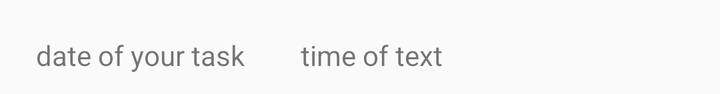
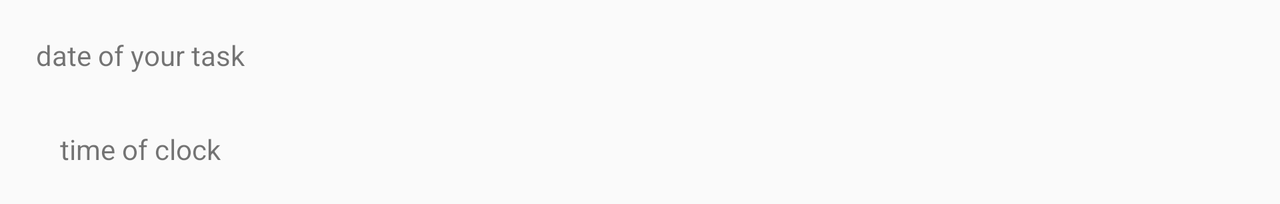

Two renders of one Android screen. The first uses the default layout on a phone; the second uses the alternative layout the repository ships for a different screen configuration, on a matching device. The two XML files are below.
<!-- AndroidManifest.xml: application theme AppTheme -->
<!-- res/layout/list_time_clock.xml -->
<?xml version="1.0" encoding="utf-8"?>
<LinearLayout
    xmlns:android="http://schemas.android.com/apk/res/android"
    xmlns:app="http://schemas.android.com/apk/res-auto"
    xmlns:tools="http://schemas.android.com/tools"
    android:layout_width="match_parent"
    android:layout_height="wrap_content"
    android:orientation="vertical">

    <android.support.constraint.ConstraintLayout
        android:layout_width="match_parent"
        android:layout_height="match_parent">

        <TextView
            android:id="@+id/main_date_tv"
            android:layout_width="wrap_content"
            android:layout_height="wrap_content"
            android:padding="@dimen/main_list_universal_padding"
            tools:text="date of your task"
            app:layout_constraintLeft_toLeftOf="parent"
            android:layout_marginStart="8dp"
            app:layout_constraintTop_toTopOf="parent"
            android:layout_marginTop="8dp"/>

        <TextView
            android:id="@+id/main_time_clock"
            android:layout_width="wrap_content"
            android:layout_height="wrap_content"
            android:padding="@dimen/main_list_universal_padding"
            tools:text="time of text"
            android:layout_marginStart="8dp"
            app:layout_constraintTop_toTopOf="parent"
            android:layout_marginTop="8dp"
            app:layout_constraintLeft_toRightOf="@+id/main_date_tv"/>

    </android.support.constraint.ConstraintLayout>



</LinearLayout>
<!-- resources referenced by this layout -->
<resources>
  <dimen name="main_list_universal_padding">10dp</dimen>
  <style name="AppTheme" parent="Theme.AppCompat.DayNight.DarkActionBar">
          
          <item name="colorPrimary">@color/colorPrimary</item>
          <item name="colorPrimaryDark">@color/colorPrimaryDark</item>
          <item name="colorAccent">@color/colorAccent</item>
          
          <item name="preferenceTheme">@style/PreferenceThemeOverlay</item>
      </style>
  <color name="colorPrimary">#3F51B5</color>
  <color name="colorPrimaryDark">#303F9F</color>
  <color name="colorAccent">#FF4081</color>
</resources>
<!-- res/layout-land/list_time_clock.xml (the repository's variant of the layout above) -->
<!-- drawn on the phone turned sideways -->
<?xml version="1.0" encoding="utf-8"?>
<LinearLayout
    xmlns:android="http://schemas.android.com/apk/res/android"
    xmlns:app="http://schemas.android.com/apk/res-auto"
    xmlns:tools="http://schemas.android.com/tools"
    android:layout_width="wrap_content"
    android:layout_height="wrap_content"
    android:orientation="vertical">

    <android.support.constraint.ConstraintLayout
        android:layout_width="match_parent"
        android:layout_height="match_parent">

        <TextView
            android:id="@+id/main_date_tv"
            android:layout_width="wrap_content"
            android:layout_height="wrap_content"
            android:padding="@dimen/main_list_universal_padding"
            tools:text="date of your task"
            android:visibility="visible"
            app:layout_constraintLeft_toLeftOf="parent"
            android:layout_marginStart="8dp"
            app:layout_constraintTop_toTopOf="parent"
            android:layout_marginTop="8dp"
            android:layout_marginLeft="8dp"
            android:layout_marginRight="8dp"
            app:layout_constraintRight_toRightOf="parent"/>

        <TextView
            android:id="@+id/main_time_clock"
            android:layout_width="wrap_content"
            android:layout_height="wrap_content"
            android:padding="@dimen/main_list_universal_padding"
            tools:text="time of clock"
            android:layout_marginEnd="8dp"
            android:layout_marginTop="8dp"
            app:layout_constraintTop_toBottomOf="@+id/main_date_tv"
            app:layout_constraintBottom_toBottomOf="parent"
            android:layout_marginBottom="8dp"
            app:layout_constraintVertical_bias="0.0"
            android:layout_marginRight="8dp"
            app:layout_constraintRight_toRightOf="parent"
            android:layout_marginLeft="8dp"
            app:layout_constraintLeft_toLeftOf="parent"/>


    </android.support.constraint.ConstraintLayout>



</LinearLayout>
